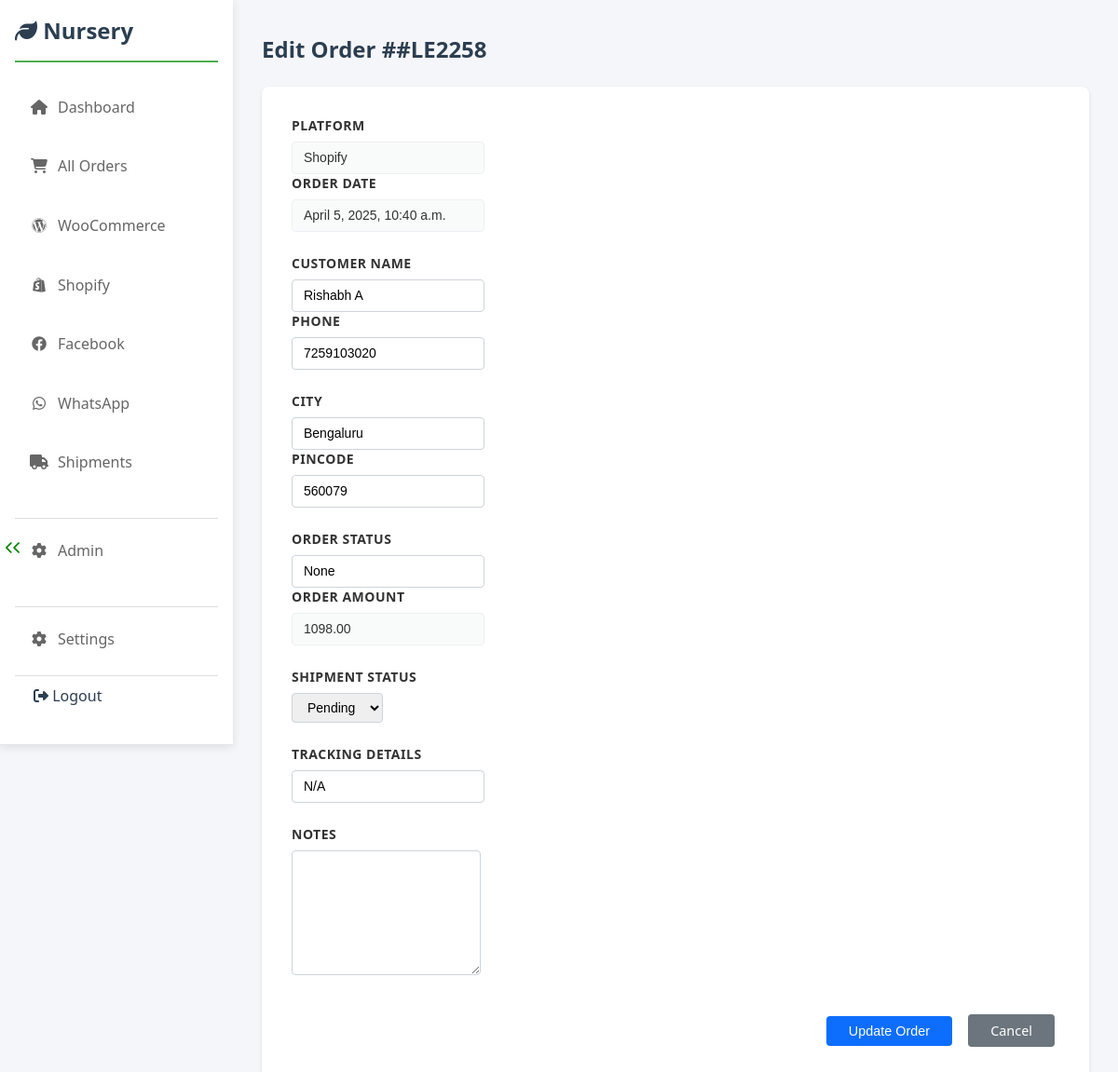
Before: /orders/#LE2258 (signed in) with the older database file.
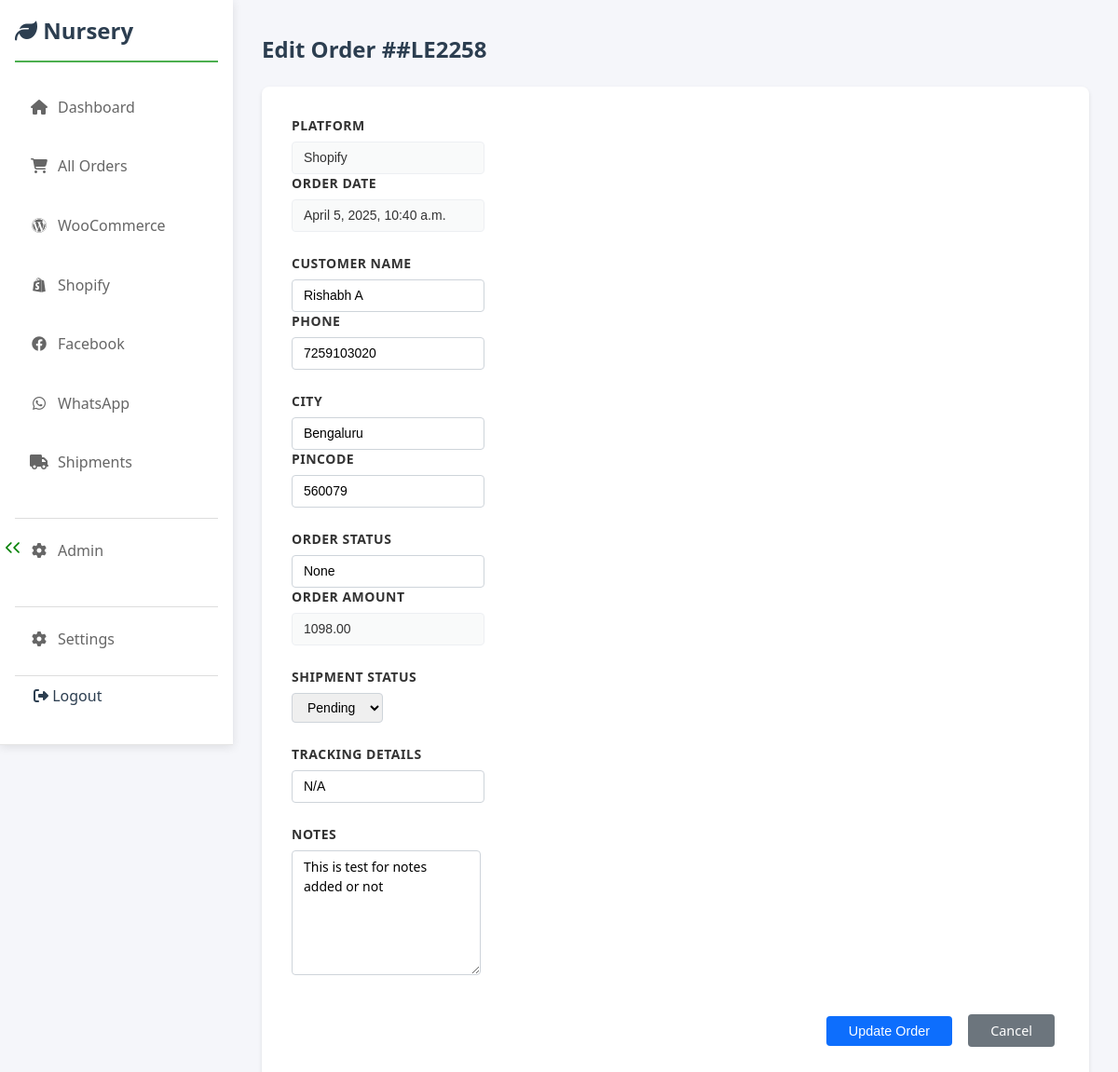
After: the same page with the newer database file.
### shopify_app/models.py (models this page shows, shortened)
class ShopifyOrder(models.Model):
    shopify_id = models.BigIntegerField(
        unique=True,
        db_index=True,
        help_text="Shopify Order ID"
    )
    name = models.CharField(
        max_length=100,
        blank=True, null=True,
        db_index=True,
        help_text="Shopify order name (e.g., #1001)"
    )
    email = models.EmailField(blank=True, null=True, db_index=True)
    financial_status = models.CharField(max_length=50, blank=True, null=True, db_index=True)
    fulfillment_status = models.CharField(max_length=50, blank=True, null=True, db_index=True)
    total_price = models.DecimalField(max_digits=10, decimal_places=2, blank=True, null=True)
    currency = models.CharField(max_length=10, blank=True, null=True)
    shipment_status = models.CharField(
        max_length=50,
        choices=SHIPMENT_STATUS_CHOICES,
        default='pending',
        blank=False, null=False,
        db_index=True
    )
    billing_address_json = models.JSONField(blank=True, null=True)
    shipping_address_json = models.JSONField(blank=True, null=True)
    line_items_json = models.JSONField(blank=True, null=True)
    tracking_details_json = models.JSONField(
        blank=True,
        null=True,
        help_text="Store tracking numbers, URLs, carrier info, or structured fulfillment data as JSON"
    )
    internal_notes = models.TextField(
        blank=True, # Allow it to be empty
        help_text="Internal administrative notes about this order (not from Shopify)"
    )
    created_at_shopify = models.DateTimeField(blank=True, null=True)
    updated_at_shopify = models.DateTimeField(blank=True, null=True)
    closed_at_shopify = models.DateTimeField(blank=True, null=True)
    raw_data = models.JSONField(blank=True, null=True, help_text="Raw JSON data from API or webhook")
    django_date_created = models.DateTimeField(default=timezone.now)
    django_date_modified = models.DateTimeField(auto_now=True)
    class Meta:
        verbose_name = "Shopify Order"
        verbose_name_plural = "Shopify Orders"
        ordering = ['-created_at_shopify']

### nurseryproject/views.py (the view, shortened to what this page needs)
# urls.py: path('orders/<str:order_id>',views.all_orders_edit, name='all_order_edit'),
@login_required
def all_orders_edit(request, order_id):
    if '#' in str(order_id):
        woo_order = None
        shopify_order = ShopifyOrder.objects.filter(name=order_id).first()
        fb_order = None
    if woo_order:
        order_data = {
            'order_id': woo_order.woo_id,
            'date': woo_order.date_created_woo,
            'status': woo_order.status,
            'amount': woo_order.total_amount,
            'customer': f"{woo_order.billing_first_name or ''} {woo_order.billing_last_name or ''}",
            'phone': woo_order.billing_phone,
            'pincode': woo_order.billing_postcode,
            'city': woo_order.billing_city,
            'note': woo_order.customer_note,
            'tracking': '',
            'platform': 'WooCommerce',
            'shipment_status': woo_order.shipment_status
        }
    elif shopify_order:
        shipping = shopify_order.shipping_address_json or {}
        order_data = {
            'order_id': shopify_order.name,
            'date': shopify_order.created_at_shopify,
            'status': shopify_order.fulfillment_status,
            'amount': shopify_order.total_price,
            'customer': shipping.get('name', ''),
            'phone': shipping.get('phone', ''),
            'pincode': shipping.get('zip', ''),
            'city': shipping.get('city', ''),
            'note': shopify_order.internal_notes,
            'tracking': shopify_order.tracking_details_json,
            'platform': 'Shopify',
            'shipment_status': shopify_order.shipment_status
        }
    else:
        order_data = None
    context = {
        'order': order_data
    }
    return render(request, 'orders/edit_order.html', context)

### templates/orders/edit_order.html (shortened to what this page needs)
{% extends 'base.html' %}
{% block content %}
<div class="container mt-4">
    {% if order %}
    <h2>Edit Order #{{ order.order_id }}</h2>
    <div class="card">
        <div class="card-body">
            <form method="POST">
                <div class="row mb-3">
                    <div class="col-md-6">
                        <label class="form-label">Platform</label>
                        <input type="text" class="form-control" value="{{ order.platform }}" readonly>
                    </div>
                    <div class="col-md-6">
                        <label class="form-label">Order Date</label>
                        <input type="text" class="form-control" value="{{ order.date }}" readonly>
                    </div>
                </div>
                <div class="row mb-3">
                    <div class="col-md-6">
                        <label class="form-label">Customer Name</label>
                        <input type="text" class="form-control" name="customer" value="{{ order.customer }}">
                    </div>
                    <div class="col-md-6">
                        <label class="form-label">Phone</label>
                        <input type="text" class="form-control" name="phone" value="{{ order.phone }}">
                    </div>
                </div>
                <div class="row mb-3">
                    <div class="col-md-6">
                        <label class="form-label">City</label>
                        <input type="text" class="form-control" name="city" value="{{ order.city }}">
                    </div>
                    <div class="col-md-6">
                        <label class="form-label">Pincode</label>
                        <input type="text" class="form-control" name="pincode" value="{{ order.pincode }}">
                    </div>
                </div>
                <div class="row mb-3">
                    <div class="col-md-6">
                        <label class="form-label">Order Status</label>
                        <input type="text" class="form-control" name="status" value="{{ order.status }}">
                    </div>
                    <div class="col-md-6">
                        <label class="form-label">Order Amount</label>
                        <input type="text" class="form-control" value="{{ order.amount }}" readonly>
                    </div>
                </div>
                <div class="row mb-3">
                    <div class="col-md-6">
                        <label class="form-label">Shipment Status</label>
                        <select class="form-control" name="shipment_status">
                            <option value="pending" {% if order.shipment_status == 'pending' %}selected{% endif %}>Pending</option>
                        </select>
                    </div>
                </div>
                <div class="mb-3">
                    <label class="form-label">Tracking Details</label>
                    <input type="text" class="form-control" name="tracking" value="{{ order.tracking|default:'N/A' }}">                </div>
                <div class="mb-3">
                    <label class="form-label">Notes</label>
                    <textarea class="form-control" name="note" rows="3">{{ order.note }}</textarea>
                </div>
                <div class="text-end">
                    <button type="submit" class="btn btn-primary">Update Order</button>
                    <a href="{% url 'orders' %}" class="btn btn-secondary">Cancel</a>
                </div>
            </form>
        </div>
    </div>
    {% else %}
    <div class="alert alert-danger">
        Order not found
    </div>
    {% endif %}
</div>
{% endblock %}

Changed rows visible on the page:
changed ShopifyOrder "#LE2258": note (not shown) → "This is test for notes added or not"
